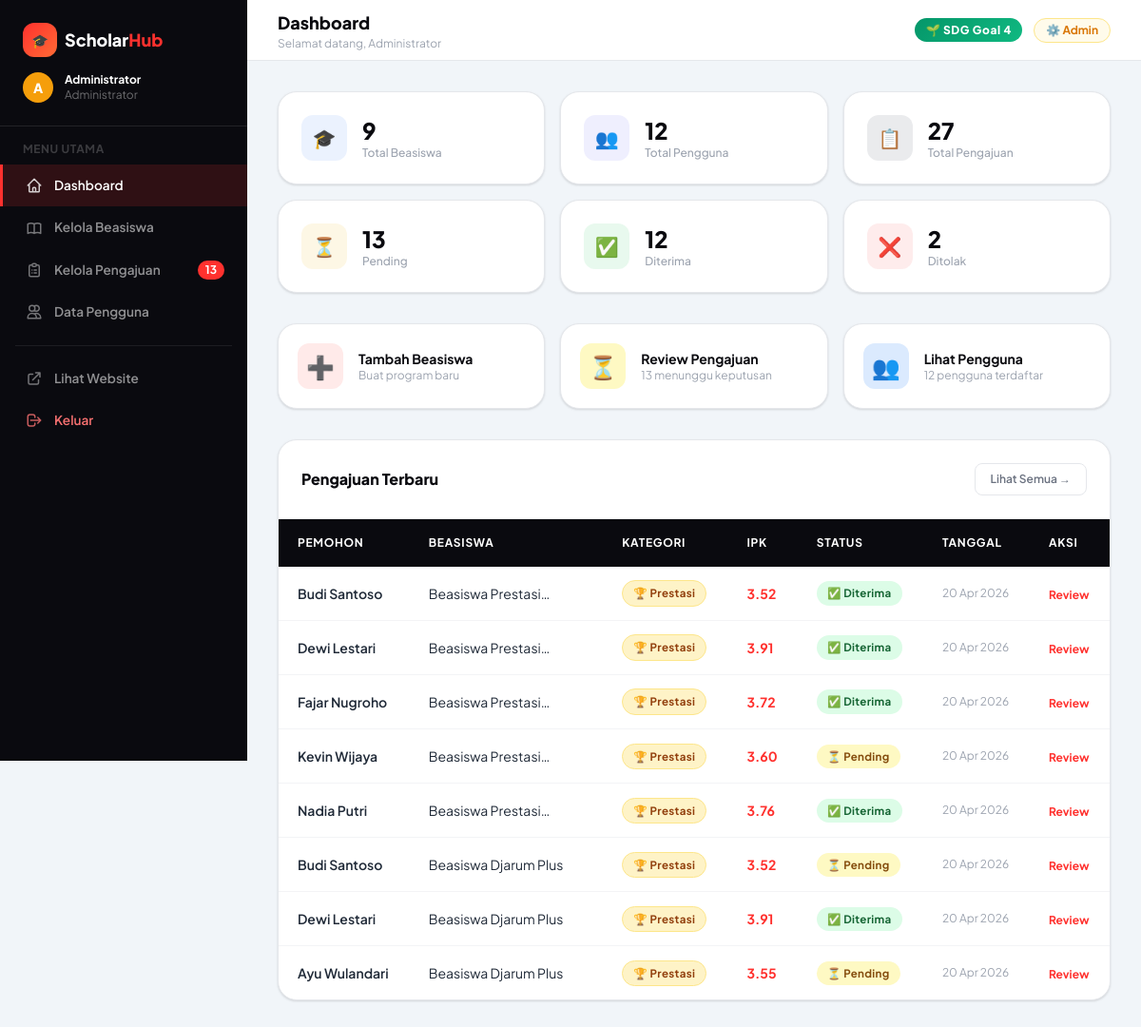
The page /admin.php (signed in) on the database its author committed.
### tables this page shows
CREATE TABLE pengajuan (
    id          INT AUTO_INCREMENT PRIMARY KEY,
    user_id     INT            NOT NULL,
    beasiswa_id INT            NOT NULL,
    universitas VARCHAR(200)   NOT NULL,
    prodi       VARCHAR(150)   NOT NULL,
    semester    TINYINT        NOT NULL,
    ipk         DECIMAL(3, 2)  NOT NULL,
    ukt         BIGINT         NOT NULL DEFAULT 0,
    motivasi    TEXT,
    status      ENUM('Pending','Diterima','Ditolak') DEFAULT 'Pending',
    catatan_admin TEXT         DEFAULT NULL,
    created_at  TIMESTAMP DEFAULT CURRENT_TIMESTAMP,
    updated_at  TIMESTAMP DEFAULT CURRENT_TIMESTAMP ON UPDATE CURRENT_TIMESTAMP,
    FOREIGN KEY (user_id)     REFERENCES users(id)    ON DELETE CASCADE,
    FOREIGN KEY (beasiswa_id) REFERENCES beasiswa(id) ON DELETE CASCADE,
    UNIQUE KEY unik_pengajuan (user_id, beasiswa_id)
);

CREATE TABLE users (
    id         INT AUTO_INCREMENT PRIMARY KEY,
    nama       VARCHAR(100)  NOT NULL,
    email      VARCHAR(100)  NOT NULL UNIQUE,
    password   VARCHAR(255)  NOT NULL,
    no_hp      VARCHAR(20)   DEFAULT NULL,
    universitas VARCHAR(200) DEFAULT NULL,
    prodi      VARCHAR(150)  DEFAULT NULL,
    created_at TIMESTAMP DEFAULT CURRENT_TIMESTAMP
);

CREATE TABLE beasiswa (
    id            INT AUTO_INCREMENT PRIMARY KEY,
    nama_beasiswa VARCHAR(200)                              NOT NULL,
    pengelola     VARCHAR(150)                              NOT NULL,
    tipe          ENUM('Prestasi','Reguler','Leadership')  NOT NULL,
    deskripsi     TEXT,
    syarat        TEXT,
    kuota         INT           DEFAULT 50,
    nilai_beasiswa BIGINT       DEFAULT 0,
    deadline      DATE,
    is_active     TINYINT(1)    DEFAULT 1,
    created_at    TIMESTAMP DEFAULT CURRENT_TIMESTAMP
);

### admin.php (the view, shortened to what this page needs)
<?php
require_once 'conf.php';
$admin_nama = htmlspecialchars($_SESSION['admin_nama'] ?? 'Admin');
$stats = [
    'beasiswa'         => mysqli_fetch_assoc(mysqli_query($conn, "SELECT COUNT(*) AS c FROM beasiswa"))['c'],
    'users'            => mysqli_fetch_assoc(mysqli_query($conn, "SELECT COUNT(*) AS c FROM users"))['c'],
    'pengajuan'        => mysqli_fetch_assoc(mysqli_query($conn, "SELECT COUNT(*) AS c FROM pengajuan"))['c'],
    'pending'          => mysqli_fetch_assoc(mysqli_query($conn, "SELECT COUNT(*) AS c FROM pengajuan WHERE status='Pending'"))['c'],
    'diterima'         => mysqli_fetch_assoc(mysqli_query($conn, "SELECT COUNT(*) AS c FROM pengajuan WHERE status='Diterima'"))['c'],
    'ditolak'          => mysqli_fetch_assoc(mysqli_query($conn, "SELECT COUNT(*) AS c FROM pengajuan WHERE status='Ditolak'"))['c'],
];
$latest = mysqli_fetch_all(mysqli_query($conn, "
    SELECT p.*, u.nama AS nama_user, b.nama_beasiswa, b.tipe
    FROM pengajuan p
    JOIN users u ON p.user_id = u.id
    JOIN beasiswa b ON p.beasiswa_id = b.id
    ORDER BY p.created_at DESC
    LIMIT 8
"), MYSQLI_ASSOC);
?>
<!DOCTYPE html>
<html lang="id">
<head>
  <script src="https://cdn.tailwindcss.com"></script>
  <link rel="stylesheet" href="assets/style.css">
</head>
<body class="bg-[#F1F5F9]">
<aside class="admin-sidebar">
  <div class="p-6 border-b border-white/10">
    <a href="index.php" class="flex items-center gap-2">
      <div class="w-9 h-9 rounded-xl bg-gradient-to-br from-[#FF312E] to-[#FF6B35] flex items-center justify-center text-white font-black text-sm">🎓</div>
      <span class="font-black text-lg text-white">Scholar<span class="text-[#FF312E]">Hub</span></span>
    </a>
    <div class="mt-4 flex items-center gap-3">
      <div class="w-8 h-8 rounded-full bg-amber-500 flex items-center justify-center text-white font-black text-sm">
        <?= mb_substr($admin_nama, 0, 1) ?>
      </div>
      <div>
        <p class="text-white text-xs font-bold"><?= $admin_nama ?></p>
        <p class="text-white/40 text-xs">Administrator</p>
      </div>
    </div>
  </div>
  <nav class="flex-1 py-4">
    <p class="px-6 text-xs font-bold text-white/20 uppercase tracking-wider mb-2">Menu Utama</p>
    <a href="admin.php"          class="sidebar-link active">
      <svg class="sidebar-icon" fill="none" stroke="currentColor" viewBox="0 0 24 24"><path stroke-linecap="round" stroke-linejoin="round" stroke-width="2" d="M3 12l2-2m0 0l7-7 7 7M5 10v10a1 1 0 001 1h3m10-11l2 2m-2-2v10a1 1 0 01-1 1h-3m-6 0a1 1 0 001-1v-4a1 1 0 011-1h2a1 1 0 011 1v4a1 1 0 001 1m-6 0h6"/></svg>
      Dashboard
    </a>
    <a href="admin_beasiswa.php" class="sidebar-link">
      Kelola Beasiswa
    </a>
    <a href="admin_pengajuan.php" class="sidebar-link">
      Kelola Pengajuan
      <?php if ($stats['pending'] > 0): ?>
      <span class="ml-auto bg-[#FF312E] text-white text-xs font-bold px-2 py-0.5 rounded-full"><?= $stats['pending'] ?></span>
      <?php endif; ?>
    </a>
    <a href="admin_users.php" class="sidebar-link">
      <svg class="sidebar-icon" fill="none" stroke="currentColor" viewBox="0 0 24 24"><path stroke-linecap="round" stroke-linejoin="round" stroke-width="2" d="M12 4.354a4 4 0 110 5.292M15 21H3v-1a6 6 0 0112 0v1zm0 0h6v-1a6 6 0 00-9-5.197M13 7a4 4 0 11-8 0 4 4 0 018 0z"/></svg>
      Data Pengguna
    </a>
    <div class="divider mx-4 my-3" style="background:rgba(255,255,255,.08)"></div>
    <a href="index.php" class="sidebar-link" target="_blank">
      <svg class="sidebar-icon" fill="none" stroke="currentColor" viewBox="0 0 24 24"><path stroke-linecap="round" stroke-linejoin="round" stroke-width="2" d="M10 6H6a2 2 0 00-2 2v10a2 2 0 002 2h10a2 2 0 002-2v-4M14 4h6m0 0v6m0-6L10 14"/></svg>
      Lihat Website
    </a>
    <a href="logout.php" class="sidebar-link !text-red-400 hover:!text-red-300">
      <svg class="sidebar-icon" fill="none" stroke="currentColor" viewBox="0 0 24 24"><path stroke-linecap="round" stroke-linejoin="round" stroke-width="2" d="M17 16l4-4m0 0l-4-4m4 4H7m6 4v1a3 3 0 01-3 3H6a3 3 0 01-3-3V7a3 3 0 013-3h4a3 3 0 013 3v1"/></svg>
      Keluar
    </a>
  </nav>
</aside>
<div class="admin-content">
  <header class="bg-white border-b border-gray-200 px-8 h-16 flex items-center justify-between sticky top-0 z-30">
    <div class="flex items-center gap-4">
      <div>
        <h1 class="text-lg font-black text-[#0A0A0F]">Dashboard</h1>
        <p class="text-xs text-gray-400">Selamat datang, <?= $admin_nama ?></p>
      </div>
    </div>
    <div class="flex items-center gap-3">
      <span class="sdg-badge text-xs">🌱 SDG Goal 4</span>
      <span class="text-xs text-amber-600 font-bold bg-amber-50 border border-amber-200 px-3 py-1 rounded-full">⚙️ Admin</span>
    </div>
  </header>
  <div class="p-8">
    <div class="grid grid-cols-2 lg:grid-cols-3 xl:grid-cols-6 gap-4 mb-8">
      <?php
      $statCards = [
        ['🎓', $stats['beasiswa'],  'Total Beasiswa',    'bg-blue-500'],
        ['👥', $stats['users'],     'Total Pengguna',    'bg-indigo-500'],
        ['📋', $stats['pengajuan'], 'Total Pengajuan',   'bg-gray-700'],
        ['⏳', $stats['pending'],   'Pending',           'bg-yellow-500'],
        ['✅', $stats['diterima'],  'Diterima',          'bg-green-500'],
        ['❌', $stats['ditolak'],   'Ditolak',           'bg-red-500'],
      ];
      foreach ($statCards as [$ic, $val, $lbl, $color]): ?>
      <div class="stat-card">
        <div class="stat-icon <?= $color ?>/10">
          <span class="text-xl"><?= $ic ?></span>
        </div>
        <div>
          <p class="text-2xl font-black text-[#0A0A0F]"><?= $val ?></p>
          <p class="text-xs text-gray-400 font-medium"><?= $lbl ?></p>
        </div>
      </div>
      <?php endforeach; ?>
    </div>
    <div class="grid grid-cols-1 md:grid-cols-3 gap-4 mb-8">
      <a href="admin_beasiswa.php?action=add" class="card p-5 flex items-center gap-4 hover:border-[#FF312E]/30 group">
        <div class="w-12 h-12 rounded-xl bg-[#FF312E]/10 flex items-center justify-center text-2xl group-hover:bg-[#FF312E] group-hover:text-white transition-colors">➕</div>
        <div>
          <p class="font-bold text-[#0A0A0F] text-sm">Tambah Beasiswa</p>
          <p class="text-xs text-gray-400">Buat program baru</p>
        </div>
      </a>
      <a href="admin_pengajuan.php?status=Pending" class="card p-5 flex items-center gap-4 hover:border-yellow-400/30 group">
        <div class="w-12 h-12 rounded-xl bg-yellow-100 flex items-center justify-center text-2xl group-hover:bg-yellow-400 transition-colors">⏳</div>
        <div>
          <p class="font-bold text-[#0A0A0F] text-sm">Review Pengajuan</p>
          <p class="text-xs text-gray-400"><?= $stats['pending'] ?> menunggu keputusan</p>
        </div>
      </a>
      <a href="admin_users.php" class="card p-5 flex items-center gap-4 hover:border-blue-400/30 group">
        <div class="w-12 h-12 rounded-xl bg-blue-100 flex items-center justify-center text-2xl group-hover:bg-blue-400 transition-colors">👥</div>
        <div>
          <p class="font-bold text-[#0A0A0F] text-sm">Lihat Pengguna</p>
          <p class="text-xs text-gray-400"><?= $stats['users'] ?> pengguna terdaftar</p>
        </div>
      </a>
    </div>
    <div class="card overflow-hidden">
      <div class="p-6 flex items-center justify-between border-b border-gray-100">
        <h2 class="font-black text-[#0A0A0F]">Pengajuan Terbaru</h2>
        <a href="admin_pengajuan.php" class="btn-ghost text-xs">Lihat Semua →</a>
      </div>
      <div class="table-wrapper" style="border:none;border-radius:0">
        <table>
          <thead>
            <tr>
              <th>Pemohon</th>
              <th>Beasiswa</th>
              <th>Kategori</th>
              <th>IPK</th>
              <th>Status</th>
              <th>Tanggal</th>
              <th>Aksi</th>
            </tr>
          </thead>
          <tbody>
            <?php foreach ($latest as $p): ?>
            <tr>
              <td class="font-semibold text-sm"><?= htmlspecialchars($p['nama_user']) ?></td>
              <td class="text-sm max-w-[200px]"><span class="line-clamp-1"><?= htmlspecialchars($p['nama_beasiswa']) ?></span></td>
              <td><?= badge_tipe($p['tipe']) ?></td>
              <td class="font-bold text-[#FF312E] text-sm"><?= number_format($p['ipk'], 2) ?></td>
              <td><?= badge_status($p['status']) ?></td>
              <td class="text-xs text-gray-400"><?= date('d M Y', strtotime($p['created_at'])) ?></td>
              <td>
                <a href="admin_pengajuan.php?edit=<?= $p['id'] ?>"
                   class="text-[#FF312E] text-xs font-bold hover:underline">Review</a>
              </td>
            </tr>
            <?php endforeach; ?>
          </tbody>
        </table>
      </div>
    </div>
  </div>
</div>
</body>
</html>

### conf.php (shortened to what this page needs)
<?php
function badge_tipe($tipe)
{
    $map = [
        'Prestasi' => ['badge badge-prestasi', '🏆'],
        'Reguler' => ['badge badge-reguler', '🎓'],
        'Leadership' => ['badge badge-leadership', '🌟'],
    ];
    [$cls, $icon] = $map[$tipe] ?? ['badge', ''];
    return "<span class='$cls'>$icon $tipe</span>";
}
function badge_status($status)
{
    $map = [
        'Pending' => 'badge badge-pending',
        'Diterima' => 'badge badge-diterima',
        'Ditolak' => 'badge badge-ditolak',
    ];
    $cls = $map[$status] ?? 'badge';
    $icons = ['Pending' => '⏳', 'Diterima' => '✅', 'Ditolak' => '❌'];
    $icon = $icons[$status] ?? '';
    return "<span class='$cls'>$icon $status</span>";
}
?>

### assets/style.css (style rules this page uses)
:root { --clr-primary: #FF312E; --clr-primary-dk: #CC1A18; --clr-dark: #0A0A0F; --clr-dark2: #1A1A2E; --clr-gray: #6B7280; --clr-light: #F8FAFC; --clr-border: #E5E7EB; --clr-text: #1F2937; --clr-muted: #6B7280; --radius-sm: 8px; --radius-md: 12px; --radius-lg: 20px; --radius-xl: 28px; --shadow-sm: 0 1px 3px rgba(0,0,0,.08), 0 1px 2px rgba(0,0,0,.06); --shadow-md: 0 4px 16px rgba(0,0,0,.10), 0 2px 6px rgba(0,0,0,.06); --shadow-lg: 0 10px 40px rgba(0,0,0,.14), 0 4px 12px rgba(0,0,0,.08); --shadow-xl: 0 20px 60px rgba(0,0,0,.18), 0 8px 20px rgba(0,0,0,.12); --transition: all .22s cubic-bezier(.4,0,.2,1); }
*, *::before, *::after { box-sizing: border-box; margin: 0; padding: 0; }
html { scroll-behavior: smooth; -webkit-font-smoothing: antialiased; }
body { font-family: 'Plus Jakarta Sans', 'Space Grotesk', system-ui, sans-serif; color: var(--clr-text); background: var(--clr-light); line-height: 1.6; }
a { color: inherit; text-decoration: none; }
.btn-ghost { display: inline-flex; align-items: center; gap: 6px; background: transparent; color: var(--clr-gray); font-weight: 600; font-size: .875rem; padding: .5rem 1rem; border-radius: var(--radius-sm); border: 1.5px solid var(--clr-border); cursor: pointer; transition: var(--transition); }
.badge { display: inline-flex; align-items: center; gap: 4px; font-size: .72rem; font-weight: 700; padding: .25rem .7rem; border-radius: 99px; letter-spacing: .03em; }
.badge-prestasi { background: #FEF3C7; color: #92400E; border: 1px solid #FDE68A; }
.badge-pending { background: #FEF9C3; color: #854D0E; }
.badge-diterima { background: #DCFCE7; color: #166534; }
.card { background: #fff; border-radius: var(--radius-lg); border: 1px solid var(--clr-border); box-shadow: var(--shadow-sm); transition: var(--transition); overflow: hidden; }
.table-wrapper { overflow-x: auto; border-radius: var(--radius-lg); border: 1px solid var(--clr-border); }
table { width: 100%; border-collapse: collapse; font-size: .875rem; }
thead { background: var(--clr-dark); }
thead th { color: #fff; padding: 1rem 1.25rem; font-size: .75rem; font-weight: 700; text-transform: uppercase; letter-spacing: .06em; text-align: left; white-space: nowrap; }
tbody tr { border-bottom: 1px solid #F3F4F6; transition: background .15s; }
tbody tr:last-child { border-bottom: none; }
tbody td { padding: .9rem 1.25rem; color: var(--clr-text); vertical-align: middle; }
.admin-sidebar { width: 260px; min-height: 100vh; background: var(--clr-dark); position: fixed; left: 0; top: 0; display: flex; flex-direction: column; z-index: 100; transition: transform .3s ease; }
.admin-content { margin-left: 260px; min-height: 100vh; background: #F1F5F9; }
.sidebar-link { display: flex; align-items: center; gap: .75rem; padding: .75rem 1.5rem; color: rgba(255,255,255,.55); font-size: .85rem; font-weight: 600; transition: var(--transition); border-left: 3px solid transparent; }
.sidebar-link.active { color: #fff; background: rgba(255,49,46,.15); border-left-color: var(--clr-primary); }
.sidebar-icon { width: 18px; height: 18px; opacity: .8; }
.stat-card { background: #fff; border-radius: var(--radius-lg); padding: 1.5rem; border: 1px solid var(--clr-border); box-shadow: var(--shadow-sm); display: flex; align-items: flex-start; gap: 1rem; transition: var(--transition); }
.stat-icon { width: 48px; height: 48px; border-radius: var(--radius-md); display: flex; align-items: center; justify-content: center; font-size: 1.25rem; flex-shrink: 0; }
.divider { height: 1px; background: var(--clr-border); }
.sdg-badge { display: inline-flex; align-items: center; gap: .4rem; background: linear-gradient(135deg, #059669, #10B981); color: #fff; font-size: .7rem; font-weight: 800; padding: .3rem .7rem; border-radius: 99px; letter-spacing: .05em; }

### admin.php (style rules this page uses)
body { font-family: 'Plus Jakarta Sans', sans-serif; }

### rows shown on the page
pengajuan: user.nama "Budi Santoso", beasiswa.nama_beasiswa "Beasiswa…", beasiswa.tipe "Prestasi", ipk "3.52", status "✅", status "Diterima", created_at "20 Apr 2026"
pengajuan: user.nama "Dewi Lestari", beasiswa.nama_beasiswa "Beasiswa…", beasiswa.tipe "Prestasi", ipk "3.91", status "✅", status "Diterima", created_at "20 Apr 2026"
pengajuan: user.nama "Fajar Nugroho", beasiswa.nama_beasiswa "Beasiswa…", beasiswa.tipe "Prestasi", ipk "3.72", status "✅", status "Diterima", created_at "20 Apr 2026"
pengajuan: user.nama "Kevin Wijaya", beasiswa.nama_beasiswa "Beasiswa…", beasiswa.tipe "Prestasi", ipk "3.60", status "⏳", status "Pending", created_at "20 Apr 2026"
pengajuan: user.nama "Nadia Putri", beasiswa.nama_beasiswa "Beasiswa…", beasiswa.tipe "Prestasi", ipk "3.76", status "✅", status "Diterima", created_at "20 Apr 2026"
pengajuan: user.nama "Budi Santoso", beasiswa.nama_beasiswa "Beasiswa Djarum Plus", beasiswa.tipe "Prestasi", ipk "3.52", status "⏳", status "Pending", created_at "20 Apr 2026"
pengajuan: user.nama "Dewi Lestari", beasiswa.nama_beasiswa "Beasiswa Djarum Plus", beasiswa.tipe "Prestasi", ipk "3.91", status "✅", status "Diterima", created_at "20 Apr 2026"
pengajuan: user.nama "Ayu Wulandari", beasiswa.nama_beasiswa "Beasiswa Djarum Plus", beasiswa.tipe "Prestasi", ipk "3.55", status "⏳", status "Pending", created_at "20 Apr 2026"

### other values the page prints
mb_substr($admin_nama, 0, 1) "A"
$admin_nama "Administrator"
$stats['pending'] "13"
$ic "🎓"
$val "9"
$lbl "Total Beasiswa"
$ic "👥"
$val "12"
$lbl "Total Pengguna"
$ic "📋"
$val "27"
$lbl "Total Pengajuan"
$ic "⏳"
$val "13"
$lbl "Pending"
